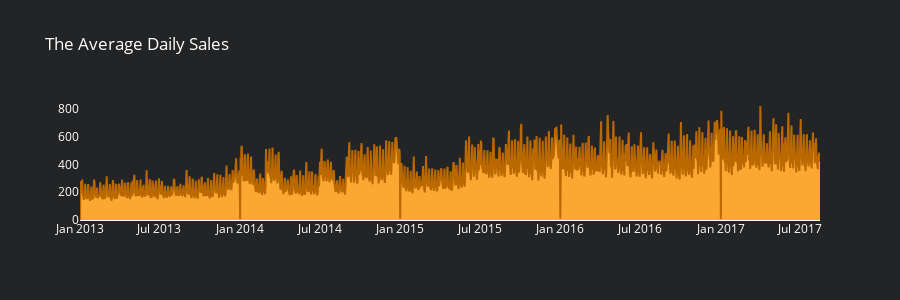

Write notebook code for a chart like this one.
### Markdown cell above
# The Average Daily Sales

### Code cell
df_day_sa = df_train1.groupby('date').agg({"sales" : "mean"}).reset_index()
fig6 = go.Figure(data=[go.Scatter(x=df_day_sa['date'], y=df_day_sa['sales'], fill='tozeroy', fillcolor='#FAA831', line_color='#bA6800'                                 )])
fig6.update_layout(title_text='The Average Daily Sales',height=300,paper_bgcolor='#232425',plot_bgcolor='#232425',
                font=dict(
                size=12,
                color='white'))
fig6.update_xaxes(showgrid=False)
fig6.update_yaxes(showgrid=False)

### Figure 1 — Plotly figure (JSON) as saved in the notebook; plotly's stock layout.template omitted (floating-point values rounded to 4 significant figures; data arrays with more than 128 entries replaced by an {"elided": "..."} marker saying what was removed)
{"data": [{"fill": "tozeroy", "fillcolor": "#FAA831", "line": {"color": "#bA6800"}, "type": "scatter", "x": {"elided": "1684 str values"}, "y": {"elided": "1684 float values"}}], "layout": {"font": {"color": "white", "size": 12}, "height": 300, "paper_bgcolor": "#232425", "plot_bgcolor": "#232425", "title": {"text": "The Average Daily Sales"}, "xaxis": {"showgrid": false}, "yaxis": {"showgrid": false}}}
